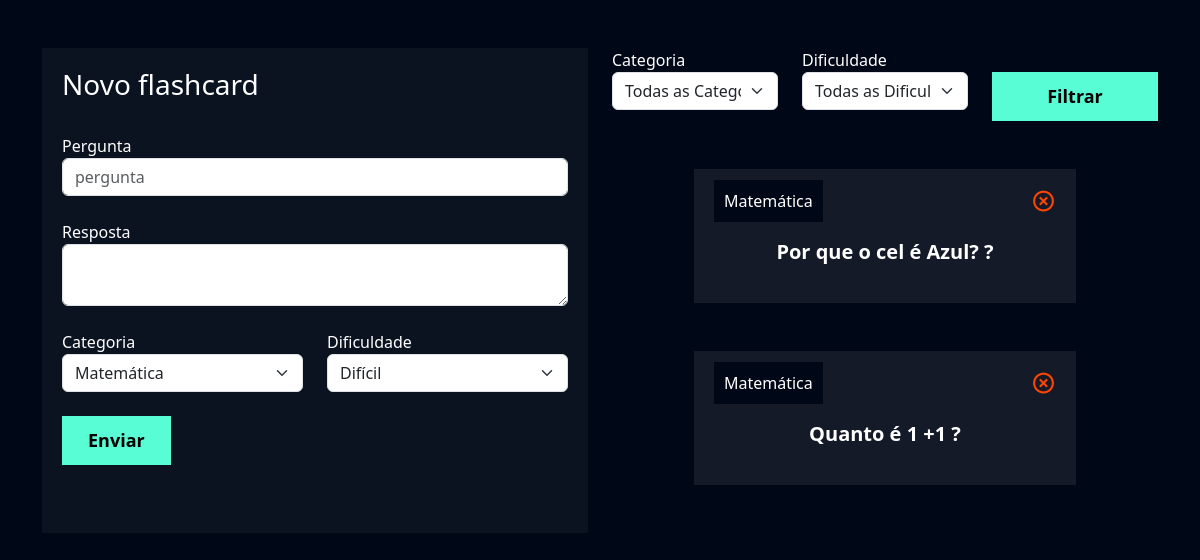
Page /flashcard/novo_flashcard/ (signed in) on the earlier database version.
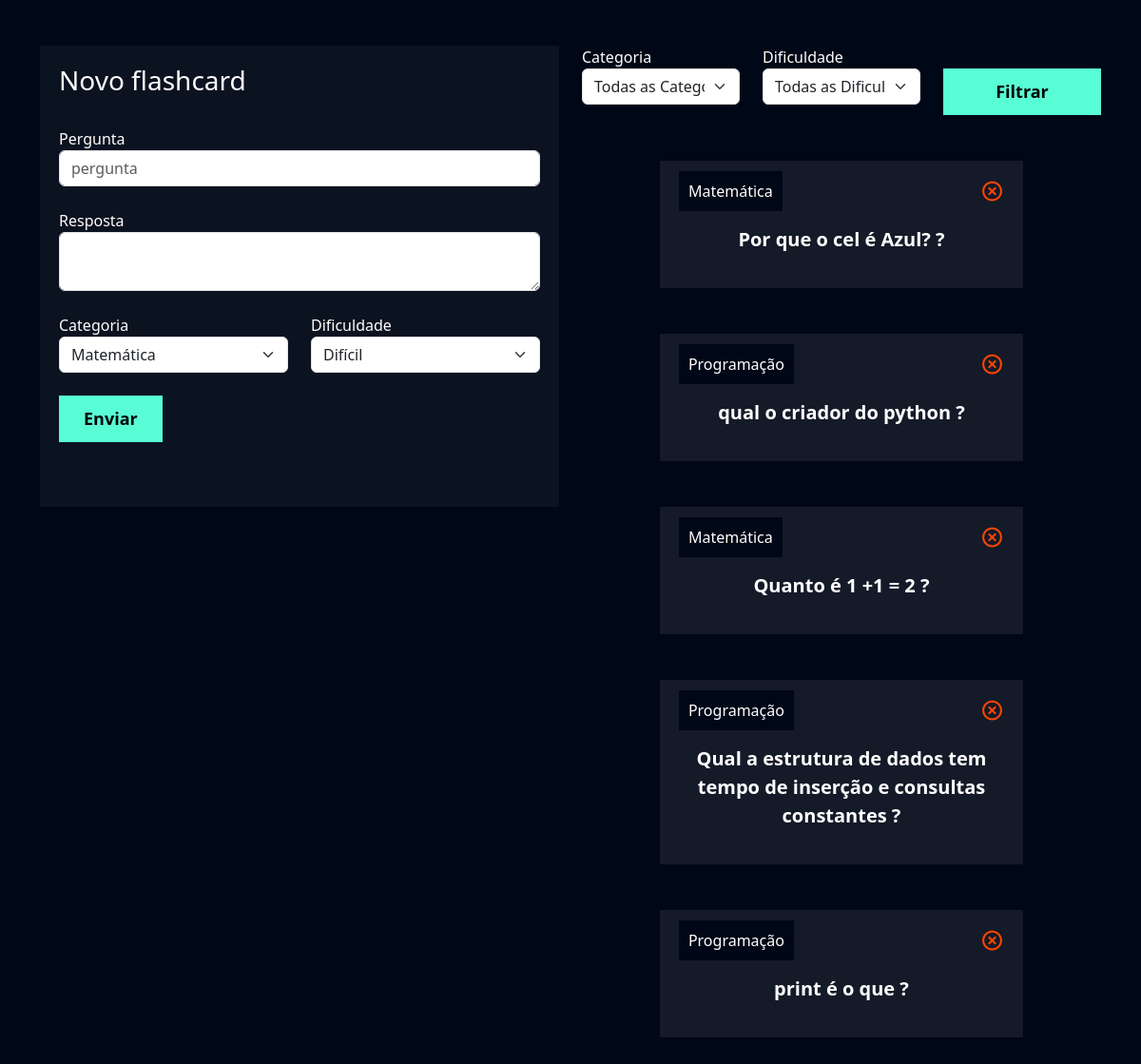
Same page on the later database version.
### flashcard/models.py (models this page shows)
class Flashcard(models.Model):
    DIFICULDADE_CHOICES = (('D', 'Difícil'), ('M', 'Médio'), ('F', 'Fácil'))
    user = models.ForeignKey(User, on_delete=models.DO_NOTHING)
    pergunta = models.CharField(max_length=100)
    resposta = models.TextField()
    categoria = models.ForeignKey(Categoria, on_delete=models.DO_NOTHING)
    dificuldade = models.CharField(max_length=1, choices=DIFICULDADE_CHOICES)

class Categoria(models.Model):
    nome = models.CharField(max_length=20)

### flashcard/views.py (the view, shortened to what this page needs)
# urls.py: path('novo_flashcard/', views.novo_flashcard, name='novo_flashcard'),
def novo_flashcard(request):
    if not request.user.is_authenticated:
        return redirect('/usuarios/logar')
    if request.method == 'GET':
        categorias = Categoria.objects.all()
        dificuldades = Flashcard.DIFICULDADE_CHOICES
        flashcards = Flashcard.objects.filter(user=request.user)
        categoria_filtrar = request.GET.get('categoria')
        dificuldade_filtrar = request.GET.get('dificuldade')
        if categoria_filtrar:
             flashcards = flashcards.filter(categoria__id=categoria_filtrar)
        if dificuldade_filtrar:
            flashcards = flashcards.filter(dificuldade=dificuldade_filtrar)
        return render(
            request,
            'novo_flashcard.html',
            {
                'categorias': categorias,
                'dificuldades': dificuldades,
                'flashcards': flashcards,
            }
        )

### flashcard/templates/novo_flashcard.html (shortened to what this page needs)
{% extends "base.html" %}
{% load static %}
{% block 'cabecalho' %}
    <link href="{% static 'usuarios/css/cadastro.css' %}" rel="stylesheet">
    <link href='https://unpkg.com/boxicons@2.1.4/css/boxicons.min.css' rel='stylesheet'>
    <link href="{% static 'flashcard/css/novo_flashcard.css' %}" rel="stylesheet">
{% endblock 'cabecalho' %}
{% block 'conteudo' %}
    <div class="container">
        <br>
        <br>
        <div class="row">
            <div class="col-md">
                <div class="box-form">
                    <form action="{% url 'novo_flashcard' %}" method="POST"> {% csrf_token %}
                        <h3>Novo flashcard</h3>
                        <br>
                        <label>Pergunta</label>
                        <input type="text" class="form-control" placeholder="pergunta" name="pergunta">
                        <br>
                        <label>Resposta</label>
                        <textarea class="form-control" name="resposta"></textarea>
                        <br>
                        <div class="row">
                                <div class="col-md">
                                    <label for="">Categoria</label>
                                    <select class="form-select" name="categoria">
                                        {% for categoria in categorias %}
                                            <option value="{{categoria.id}}">{{categoria.nome}}
                                            </option>
                                        {% endfor %}
                                    </select>
                                </div>
                                <div class="col-md">
                                    <label for="">Dificuldade</label>
                                    <select class="form-select" name="dificuldade">
                                        {% for dificuldade in dificuldades %}
                                            <option value="{{dificuldade.0}}">{{dificuldade.1}}</option>
                                        {% endfor %}
                                    </select>
                                </div>
                        </div>
                        <br>
                        <input type="submit" value="Enviar" class="btn-cadastro">
                        <br>
                        <br>
                        <br>
                    </form>
                </div>
            </div>
            <div class="col-md">
                <form action="{% url 'novo_flashcard' %}" method="GET">
                    <div class="row">
                        <div class="col-md">
                            <label for="">Categoria</label>
                            <select name="categoria" id="" class="form-select">
                                <option value="">Todas as Categorias</option>
                            </select>
                        </div>
                        <div class="col-md">
                            <label for="">Dificuldade</label>
                            <select name="dificuldade" id="" class="form-select">
                                <option value="">Todas as Dificuldades</option>
                            </select>
                        </div>
                        <div class="col-md">
                            <br>
                            <input type="submit" style="width: 100%" value="Filtrar" class="btn-cadastro">
                        </div>
                    </div>
                </form>
                <br>
                <br>
                {% for flash in flashcards %}
                    <div class="box-new-flashcard"  onclick="flip_card({{flash.id}})">
                            <div class="flashcard">
                                <div class="flashcard-categoria">
                                    {{flash.categoria.nome}}
                                </div>
                                <a href="{% url 'deletar_flashcard' flash.id %}"><i class='icone-exit bx bx-x-circle'></i></a>
                                <br>
                                <br>
                                <div class="flashcard-box-item">
                                    <p class="flashcard-item">{{flash.pergunta}} ?</p>
                                </div>
                            </div>
                        </div>
                        <br>
                        <br>
                {% endfor %}
            </div>
        </div>
    </div>
{% endblock 'conteudo' %}

### templates/base.html (shortened to what this page needs)
{% load static %}
<!doctype html>
<html lang="en">
<head>
    <link href="https://cdn.jsdelivr.net/npm/bootstrap@5.3.2/dist/css/bootstrap.min.css" rel="stylesheet">
    <link href="{% static 'geral/css/base.css' %}" rel="stylesheet">
    {% block 'cabecalho' %} {% endblock %}
</head>
<body>
    {% block 'conteudo' %}{% endblock %}
</body>
</html>

### templates/static/geral/css/base.css (style rules this page uses)
:root { --main-color: #0b1526; --dark-color: #000716; --secondary-dark-color: rgb(15, 2, 26); --light-color: #00c1f3; --contrast-color: #f4c96b; --differential-color: #58fcd5; }
body { background-color: var(--dark-color) !important; color: white !important; }

### templates/static/usuarios/css/cadastro.css (style rules this page uses)
* { margin: 0; padding: 0; }
.box-form { padding: 20px; background-color: rgba(217,217,217, .05); color: white !important; }
.btn-cadastro { padding: 10px; background-color: #58fcd5; border: none; border: 1px solid #58fcd5; font-size: 18px; font-weight: bold; padding-left: 25px; padding-right: 25px; }

### templates/static/flashcard/css/novo_flashcard.css (style rules this page uses)
.box-new-flashcard { width: 70%; margin: auto; }
.flashcard { background-color: rgba(255, 255, 255, .08); padding: 20px; }
.flashcard-box-item { text-align: center; }
.flashcard p { font-size: 20px; font-weight: bold; cursor: pointer; }
.flashcard-categoria { background-color: var(--dark-color); display: inline; padding: 10px; }
.icone-exit { float: right; font-size: 25px; color: orangered; }

Differences in the rows shown:
removed Flashcard: categoria.nome "Matemática", pergunta "Quanto é 1 +1"
added Flashcard: categoria.nome "Programação", pergunta "qual o criador do python"
added Flashcard: categoria.nome "Matemática", pergunta "Quanto é 1 +1 = 2"
added Flashcard: categoria.nome "Programação", pergunta "Qual a estrutura de dados tem tempo de inserção e consultas constantes"
added Flashcard: categoria.nome "Programação", pergunta "print é o que"
